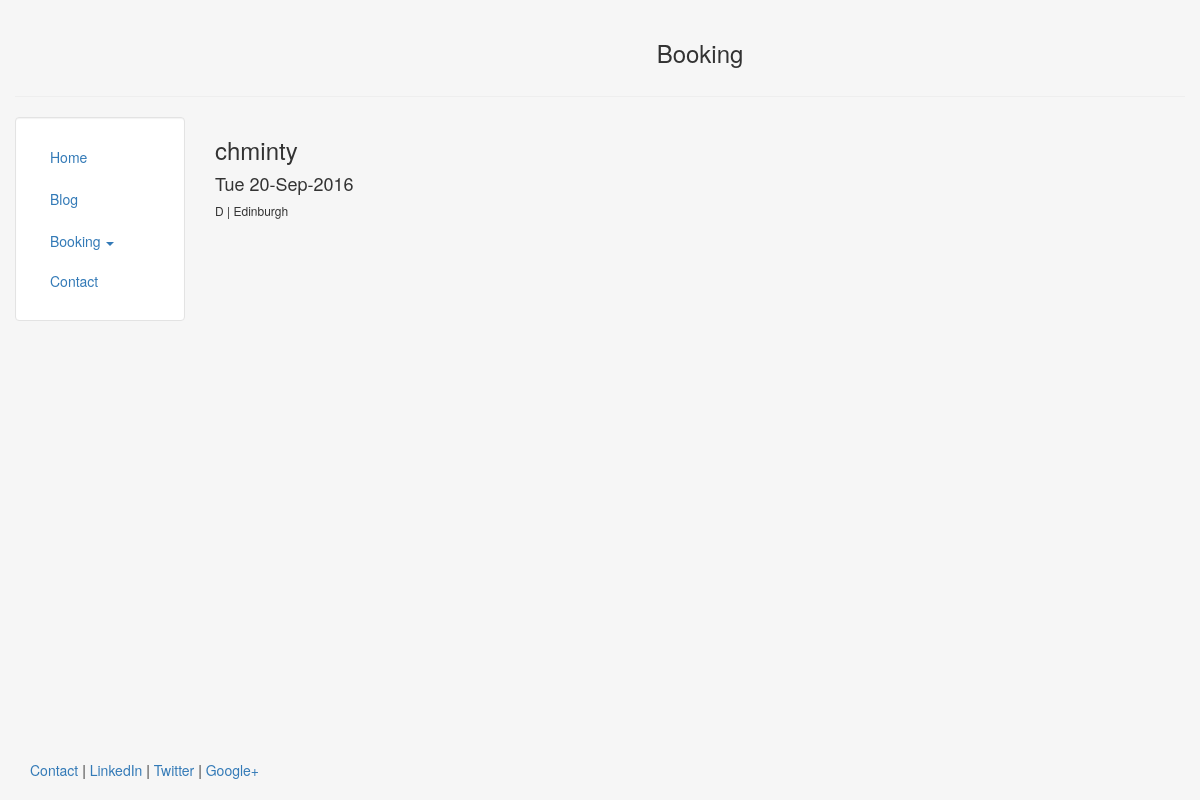
/booking/6, run on the app's committed database.
### booking/models.py (models this page shows, shortened)
class Booking(models.Model):
    user = models.ForeignKey(User, default='', related_name='user')
    desk = models.ForeignKey(Desk, default='',  related_name='desk')
    date = models.DateTimeField()

class User(models.Model):
    first_name = models.CharField(max_length=140)
    last_name = models.CharField(max_length=140)
    user_name = models.CharField(max_length=140)

class Desk(models.Model):
    location = models.CharField(max_length=140)
    desk_number = models.CharField(max_length=1)

### booking/views.py (the view)
# urls.py: url(r'^(?P<pk>\d+)$', views.booking_detail, name='booking_detail'),
def booking_detail(request, pk):
    booking = Booking.objects.get(id = pk)
    context = {'booking' : booking}
    return render(request, 'booking/bookingdetail.html', context)

### booking/templates/booking/bookingdetail.html
{% extends "personal/header.html" %}
{% block content %}
  <h3>{{booking.user.user_name}}</h3>
  <h4>{{booking.date|date:"D d-M-Y"}}</h4>
  <h6>{{booking.desk.desk_number}} | {{booking.desk.location}}</h6>
{% endblock %}

### personal/templates/personal/header.html (style rules this page uses)
html, body { height:100% }

### data on the page
Booking: user.user_name "chminty", date "Tue 20-Sep-2016", desk.desk_number "D", desk.location "Edinburgh"
